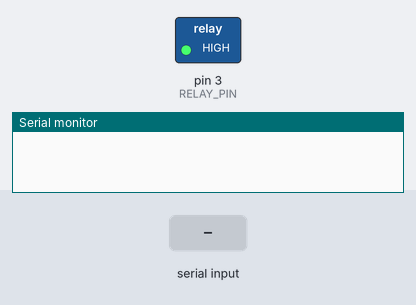
Recording of a sketch running on a simulated Arduino Uno, built with avr-gcc and run on an emulated ATmega328P. Parts: switched loads named in the sketch (green lamp = pin HIGH), the last lines printed to the serial monitor. The inputs (shaded band) are chosen by the test bench.

Above: at 1.2 s.
1.3 s: "P" received over Serial
At 1.7 s:
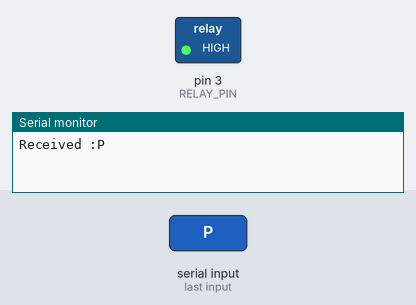
2.8 s: "{" received over Serial
At 4.1 s:
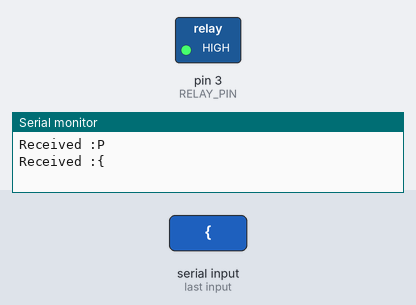
Timing chart, 0 to 5.8 s (numbered marks = the images above; inputs shaded):
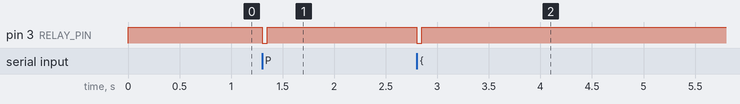

Measured:
- after the input at 1.3 s, pin 3 (RELAY_PIN): HIGH → LOW at once, → HIGH 0.05 s later
- after the input at 2.8 s, pin 3 (RELAY_PIN): HIGH → LOW at once, → HIGH 0.05 s later

The sketch:

openbci_tens.ino
```cpp
/* ----------------------------------------------------------------------------------------------------
 * COSA MENTALE, 2016
 * Update: 04/05/16
 *
 * Drawing with one hand and txo brains
 *
 * Code send Electrostimulation via TENS device with a relay
 *
 * V1.0
 * Written by Bastien DIDIER
 * more info : http://one-billion-cat.com
 *
 * ----------------------------------------------------------------------------------------------------
 */

#define RELAY_PIN 3

void setup(){
  Serial.begin(115200);
  pinMode(RELAY_PIN, OUTPUT);
  digitalWrite(RELAY_PIN, HIGH);
}

void loop(){}

void serialEvent() {
  while (Serial.available()) {
    char inChar = Serial.read();
    Serial.print("Received :");
    Serial.println(inChar);

    if( inChar == 'P' || inChar == '{' ){
      digitalWrite(RELAY_PIN, LOW);
      delay(50);
    } else {
      digitalWrite(RELAY_PIN, HIGH);
    }
    digitalWrite(RELAY_PIN, HIGH);
  }
}
```
